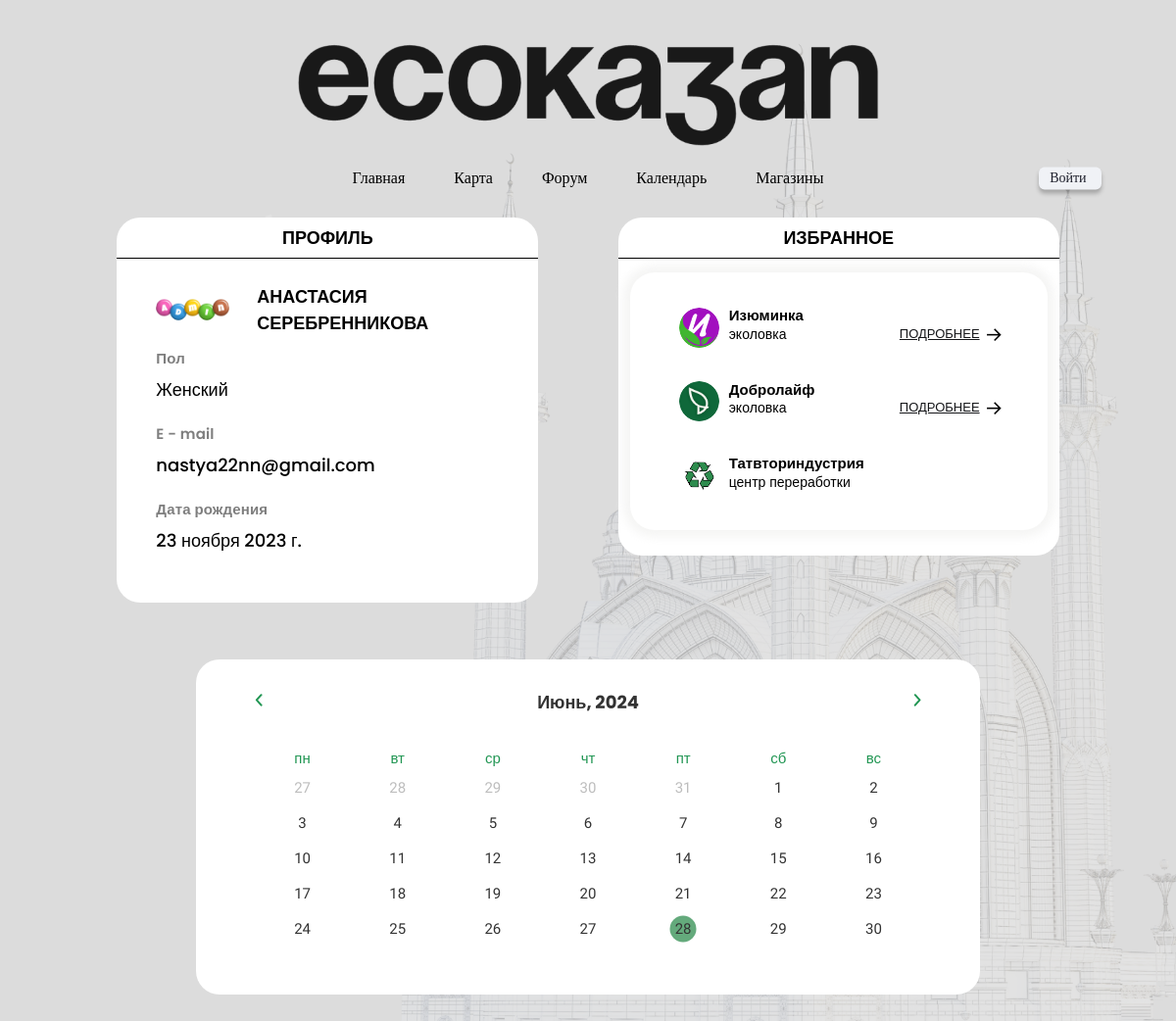
The page /account/1/ on the database its author committed.
### users/models.py (models this page shows, shortened)
class Profile(models.Model):
    class Gender(models.TextChoices):
        Male = "Мужской"
        Female = "Женский"
    user = models.OneToOneField(User, on_delete=models.CASCADE)
    avatar = models.ImageField(
        verbose_name='Аватар',
        upload_to='images/avatars/%Y/%m/%d/',
        default='images/avatars/default.png',
        blank=True,
        null=True,
        validators=[FileExtensionValidator(allowed_extensions=('png', 'jpg', 'jpeg'))])
    gender = models.CharField(max_length=20, choices=Gender.choices, verbose_name='Пол')
    birth_date = models.DateField(null=True, blank=True, verbose_name='Дата рождения')
    class Meta:
        db_table = 'app_profiles'
        ordering = ('user',)
        verbose_name = 'Профиль'
        verbose_name_plural = 'Профили'

### store/models.py (models this page shows, shortened)
class LikeStore(models.Model):
    store = models.ForeignKey(Stores, on_delete=models.CASCADE, related_name="likes", verbose_name="Магазин")
    user = models.ForeignKey(User, on_delete=models.CASCADE, related_name="likes", verbose_name="Пользователь")
    time_create = models.DateTimeField(verbose_name='Время добавления', auto_now_add=True)
    class Meta:
        db_table = "like_store"
        unique_together = ('store', 'user')
        ordering = ('-time_create',)
        indexes = [models.Index(fields=['-time_create'])]
        verbose_name = 'Лайк'
        verbose_name_plural = 'Лайки'

class Stores(models.Model):
    class StoresManager(models.Manager):
        def detail(self):
            return self.get_queryset() \
                .prefetch_related('likes', 'ratings')
    picture = models.ImageField(upload_to='images/stores_pictures', blank=True, null=True, verbose_name='Фото')
    name = models.CharField(verbose_name="Название магазина", max_length=100)
    full_text = models.TextField(max_length=3000, verbose_name="Описание")
    adres = models.TextField(verbose_name="Адрес")
    timejob = models.TextField(verbose_name="График работы")
    vk_link = models.URLField(blank=True, null=True, verbose_name='Ссылка на вк')
    tg_link = models.URLField(blank=True, null=True, verbose_name='Ссылка на тг')
    website_link = models.URLField(blank=True, null=True, verbose_name='Ссылка на сайт')
    class Meta:
        verbose_name = 'Магазин'
        verbose_name_plural = 'Магазины'

### main/models.py (models this page shows, shortened)
class FavoritesRecyclingCenter(models.Model):
    recycling_center = models.ForeignKey(RecyclingCenter, on_delete=models.CASCADE, related_name="favorites_center", verbose_name="Центр переработки")
    user = models.ForeignKey(User, on_delete=models.CASCADE, related_name="favorites_center", verbose_name="Пользователь")
    time_create = models.DateTimeField(verbose_name='Время добавления', auto_now_add=True)
    class Meta:
        db_table = "favorites_center"
        unique_together = ('recycling_center', 'user')
        ordering = ('-time_create',)
        indexes = [models.Index(fields=['-time_create'])]
        verbose_name = 'Избранное'
        verbose_name_plural = 'Избранное'

class RecyclingCenter(models.Model):
    class District(models.TextChoices):
        Советский = "Советский",
        Приволжский = "Приволжский",
        Вахитовский = "Вахитовский",
        Московский = "Московский",
        Авиастроительный = "Авиастроительный",
        Ново_Савиновский = "Ново-Савиновский"
        Кировский = "Кировский"
    class RecyclingType(models.TextChoices):
        Макулатура = "Макулатура",
        Металлолом = "Металлолом",
        Аккумуляторы = "Аккумуляторы",
        Одежда = "Одежда",
        Батарейки = "Батарейки",
        Пластик = "Пластик",
        Стеклотара = "Стеклотара",
        Техника = "Техника"
    title = models.CharField(max_length=255, verbose_name='Название')
    recycling_type = models.CharField(max_length=100, choices=RecyclingType.choices, verbose_name="Тип переработки")
    phone_number = models.CharField(max_length=100, verbose_name="Номер телефона", unique=True)
    address = models.CharField(max_length=255, verbose_name='Адрес')
    district = models.CharField(max_length=70, choices=District.choices, verbose_name='Район')
    latitude = models.FloatField(verbose_name='Ширина')
    longitude = models.FloatField(verbose_name='Долгота')
    class Meta:
        verbose_name = 'Центр переработки'
        verbose_name_plural = 'Центры переработки'

### users/views.py (the view)
# urls.py: path('<int:pk>/', ProfileDetailView.as_view(), name='profile_detail'),
class ProfileDetailView(DetailView):
    model = Profile
    context_object_name = 'profile'
    template_name = 'users/profile-page.html'
    queryset = model.objects.all().select_related('user')
    def get_context_data(self, **kwargs):
        context = super().get_context_data(**kwargs)
        context['title'] = f'Страница пользователя: {self.object.user.username}'
        context['favorites'] = (LikeStore.objects.filter(user__id=self.object.user.id))
        context['favorites_centers'] = (FavoritesRecyclingCenter.objects.filter(user=self.object.user))[:3-len(context['favorites'])]
        events_json = 'None'
        if self.request.user.is_authenticated:
            events = SaveEvent.objects.filter(user=self.request.user).select_related('event')
            events_list = [event.event for event in events]
            events_json = serialize('json', events_list)
        context['events'] = events_json
        return context

### users/templates/users/profile-page.html (shortened to what this page needs)
{% load static %}
<!DOCTYPE html>
<html lang="ru">
  <head>
    <link rel="stylesheet" href="{% static 'css/profile-page.min.css' %}">
    <link rel="stylesheet" href="{% static 'css/profile-calendar.css' %}">
  </head>
  <body>
    {% include 'main/navigation.html' %}
    <main class="main">
      <div class="main__container container">
        <div class="main__cards">
          <div class="main__col">
            <div class="profile card">
              <div class="card__head">Профиль</div>
              <div class="card__body">
                <div class="profile__head">
                  <div class="profile__avatar"> <img src="{{ profile.avatar.url }}" alt="{{ profile.user.username }}"></div>
                  <h4 class="profile__name">{{ profile.user.first_name }}<br>{{ profile.user.last_name }}</h4>
                </div>
                <div class="profile__body">
                  <div class="profile__info">
                    <div class="profile__info-label">Пол</div>
                    <div class="profile__info-value">{{ profile.gender }}</div>
                  </div>
                  <div class="profile__info">
                    <div class="profile__info-label">E - mail</div>
                    <div class="profile__info-value">{{ profile.user.email }}</div>
                  </div>
                  <div class="profile__info">
                    <div class="profile__info-label">Дата рождения</div>
                    <div class="profile__info-value">{{ profile.birth_date }}</div>
                  </div>
                </div>
              </div>
            </div>
          </div>
          <div class="main__col">
            <div class="favorities card">
              <div class="card__head">Избранное</div>
              <div class="card__body">
                <div class="fav-shops"> {% if user == profile.user %} <a class="favorities__settings" href="{% url 'favorites' %}"><img src="{% static 'img/settings.svg' %}"></a> {% endif %}
                  {% for store in favorites %}
                  <div class="fav-shop">
                    <div class="fav-shop__content">
                      <div class="fav-shop__logo"> <img src="{{ store.store.picture.url }}" alt="Лого магазина"></div>
                      <div class="fav-shop__body">
                        <h5 class="fav-shop__name">{{ store.store.name }}</h5>
                        <p class="fav-shop__desc">эколовка</p>
                      </div>
                      {% if store.store.vk_link or store.store.tg_link or store.store.website_link %}
                      <a class="fav-shop__link" href="{% if store.store.website_link %} {{ store.store.website_link }} {% else %}
                        {% if store.store.tg_link %} {{ store.store.tg_link }} {% else %}
                        {% if store.store.vk_link %} {{ store.store.vk_link }} {% endif %} {% endif %} {% endif %}"><span>Подробнее</span></a>
                      {% endif %}
                    </div>
                  </div>
                  {% endfor %}
                  {% for item in favorites_centers %}
                    <div class="fav-shop">
                    <div class="fav-shop__content">
                      <div class="fav-shop__logo"> <img src="{% static 'img/recycling_center_logo.png' %}" alt="Лого магазина"></div>
                      <div class="fav-shop__body">
                        <h5 class="fav-shop__name">{{ item.recycling_center.title }}</h5>
                        <p class="fav-shop__desc">Центр переработки</p>
                      </div>
                    </div>
                  </div>
                  {% endfor %}
                </div>
              </div>
            </div>
          </div>
        </div>
    <div class="main__cards">
        <div class="calendar">
              <div class="calendar__head">
                <div class="calendar__arrow">
                  <svg xmlns="http://www.w3.org/2000/svg" width="8" height="13" viewBox="0 0 8 13" fill="none">
                    <path d="M6.55947 11.6618L1.86667 6.42782L6.55947 1.19385" stroke="#219653" stroke-width="2" stroke-linecap="round" stroke-linejoin="round"></path>
                  </svg>
                </div>
                <h4 class="calendar__title">Ноябрь</h4>
                <div class="calendar__arrow">
                  <svg xmlns="http://www.w3.org/2000/svg" width="8" height="13" viewBox="0 0 8 13" fill="none">
                    <path d="M1.78134 11.6618L6.47412 6.42782L1.78134 1.19385" stroke="#219653" stroke-width="2" stroke-linecap="round" stroke-linejoin="round"></path>
                  </svg>
                </div>
              </div>
              <div class="calendar__weeks">
                <div>пн</div>
                <div>вт</div>
                <div>ср</div>
                <div>чт</div>
                <div>пт</div>
                <div>сб</div>
                <div>вс</div>
              </div>
              <div class="calendar__days">
                <div class="prev-month"><span>30</span></div>
                <div class="prev-month"><span>31</span></div>
                <div><span>1 </span></div>
                <div><span>2 </span></div>
                <div><span>3 </span></div>
                <div><span>4 </span></div>
                <div><span>5 </span></div>
                <div><span>6 </span></div>
                <div><span>7 </span></div>
                <div><span>8 </span></div>
                <div><span>9 </span></div>
                <div><span>10</span></div>
                <div><span>11</span></div>
                <div><span>12</span></div>
                <div><span>13</span></div>
                <div><span>14</span></div>
                <div><span>15</span></div>
                <div><span>16</span></div>
                <div><span>17</span></div>
                <div><span>18</span></div>
                <div class="current"><span>19</span></div>
                <div><span>20</span></div>
                <div><span>21</span></div>
                <div><span>22</span></div>
                <div><span>23</span></div>
                <div><span>24</span></div>
                <div><span>25</span></div>
                <div><span>26</span></div>
                <div><span>27</span></div>
                <div><span>28</span></div>
                <div><span>29</span></div>
                <div><span>30</span></div>
                <div><span>  </span></div>
                <div><span>  </span></div>
                <div><span>  </span></div>
              </div>
            </div>
      </div>
      </div>
    </main>
  </body>
</html>

### main/templates/main/navigation.html (shortened to what this page needs)
{% load static %}
<header class="header">
    <div class="header__container container"><a class="header__logo" href="{% url 'home' %}"><img src="{% static 'img/logo.png' %}"
                                                                                   alt="eco kazkan"></a>
        <div class="header__actions">
            <nav class="header__nav">
                <ul class="header__menu menu">
                    <li class="menu__item {{ index_active }}"><a class="menu__link" href="{% url 'home' %}">Главная</a>
                    </li>
                    <li class="menu__item {{ map_active }}"><a class="menu__link" href="{% url 'map' %}">Карта</a></li>
                    <li class="menu__item {{ forum_active }}"><a class="menu__link" href="{% url 'forum' %}">Форум</a></li>
                    <li class="menu__item {{ calendar_active }}"><a class="menu__link" href="{% url 'calendar' %}">Календарь</a></li>
                    <li class="menu__item {{ store_active }}"><a class="menu__link" href="{% url 'stores' %}">Магазины</a></li>
                </ul>
            </nav>
            {% if user.is_authenticated %}<a class="header__button" style="margin-right: 70px;" href="{% url 'profile_detail' user.profile.id %}">{{ user.username }}</a>
            <a class="header__button" style="padding: 3.5px 12px 3.5px 10px;" href="{% url 'exit' %}">Выход</a>
            {% else %}<a class="header__button" href="{% url 'sign_in' %}">Войти</a>{% endif %}
        </div>
    </div>
</header>

### rows shown on the page
Profile: avatar (picture), user.first_name "АНАСТАСИЯ", user.last_name "СЕРЕБРЕННИКОВА", gender "Женский", user.email "nastya22nn@gmail.com", birth_date "23 ноября 2023 г."
LikeStore: store.picture (picture), store.name "Изюминка"
LikeStore: store.picture (picture), store.name "Добролайф"
FavoritesRecyclingCenter: recycling_center "Татвториндустрия"
